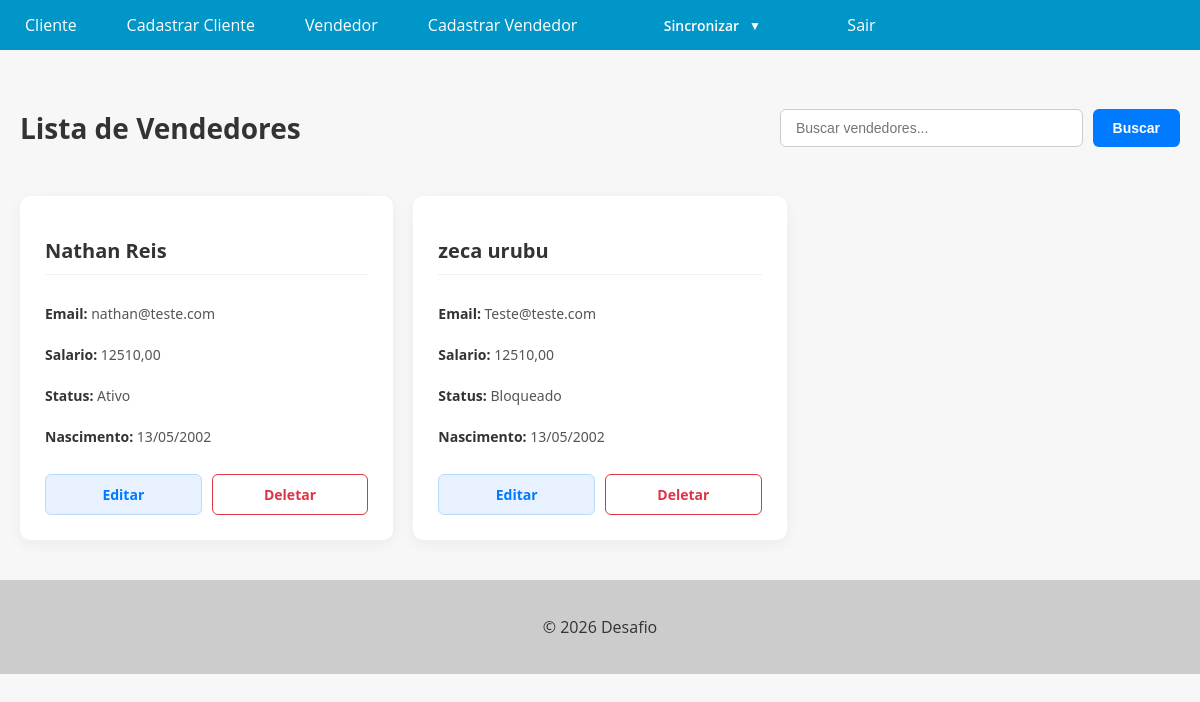
Before: /representative_list/ (signed in) with the older database file.
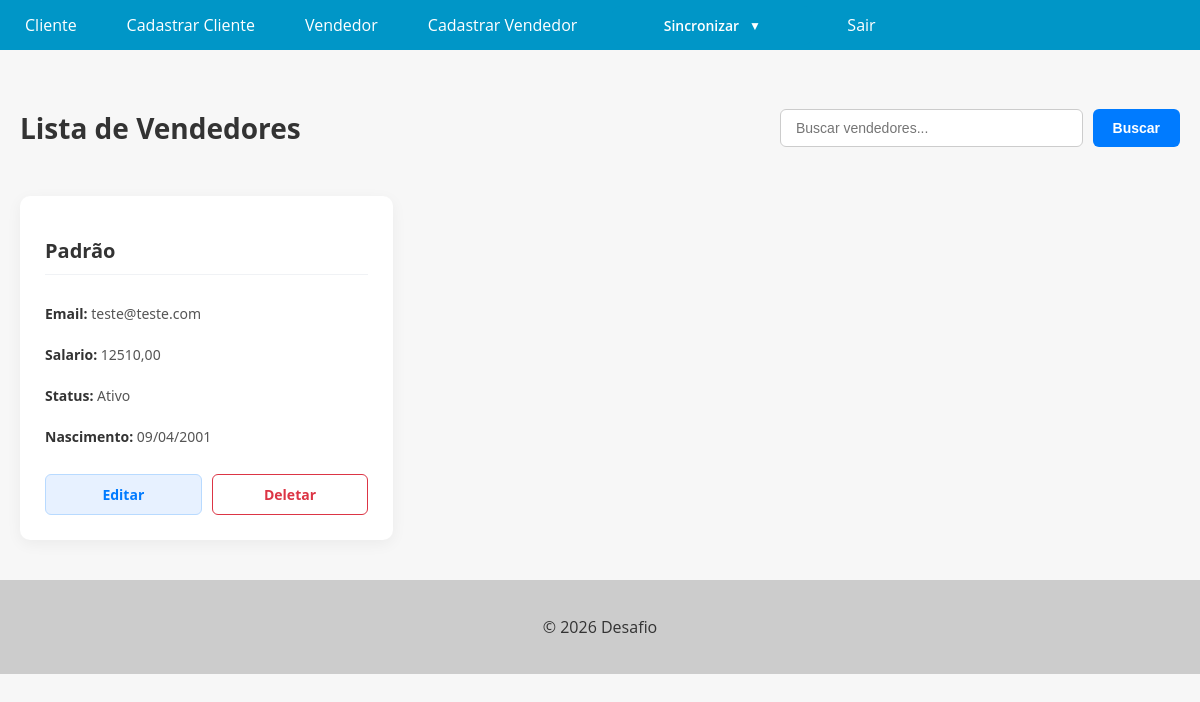
After: the same page with the newer database file.
### vendedores/models.py (models this page shows, shortened)
class Representative(models.Model):
    id = models.AutoField(primary_key=True)
    name = models.CharField(max_length=100,verbose_name='Nome')
    birth = models.DateField(blank=True,null= True,verbose_name='Nascimento')
    email = models.EmailField(max_length=254,verbose_name='E-mail')
    salary = models.DecimalField(max_digits=10, decimal_places=2,verbose_name='Salario')
    activate = models.BooleanField(blank=False,null= False,verbose_name='Status')

### vendedores/views.py (the view)
# urls.py: path('representative_list/', RepresentativeListView.as_view(), name='representative_list'),
@method_decorator(login_required(login_url='login'),name='dispatch')
class RepresentativeListView(ListView):
    model = Representative
    template_name = 'representative_list.html'
    context_object_name = 'representative_list'
    def get_queryset(self):
        vendedor = super().get_queryset().order_by('name')
        search = self.request.GET.get('search')
        if search:
            vendedor = vendedor.filter(name__icontains=search)
        return vendedor

### vendedores/templates/representative_list.html (shortened to what this page needs)
{% extends "base.html" %}
{% block content %}
<div class="list-wrapper">
    <div class="list-header">
        <h1>Lista de Vendedores</h1>
        <form method="GET" action="{% url 'representative_list' %}" class="search-form">
            <input type="text" name="search" placeholder="Buscar vendedores..." value="{{ request.GET.search }}">
            <button type="submit">Buscar</button>
        </form>
    </div>
    {% if representative_list %}
        <div class="cards-grid">
            {% for representative in representative_list %}
                <div class="representative-card">
                    <h2>{{ representative.name }}</h2>
                    <p><strong>Email:</strong> {{ representative.email }}</p>
                    <p><strong>Salario:</strong> {{ representative.salary }}</p>
                    {% if representative.activate %}
                      <p><strong>Status:</strong> Ativo </p>
                    {% else %}
                      <p><strong>Status:</strong> Bloqueado </p>
                    {% endif %}
                    <p><strong>Nascimento:</strong> {{ representative.birth|date:"d/m/Y" }}</p>
                    <div class="buttons-container">
                        <a href="{% url 'representative_update' representative.pk %}" class="btn-edit">Editar</a>
                        <a href="{% url 'representative_delete' representative.pk %}" class="btn-delete">Deletar</a>
                    </div>
                </div>
            {% endfor %}
        </div>
    {% else %}
        <p class="no-results">Nenhum representative encontrado.</p>
    {% endif %}
</div>
{% endblock %}

### core/templates/base.html (shortened to what this page needs)
<!DOCTYPE html>
<html lang="en">
<head>
</head>
<body>
  <header>
    <nav>
      <ul>
        {% if user.is_authenticated %}
          <li><a href="{% url 'client_list' %}">Cliente</a></li>
          <li><a href="{% url 'client_new' %}">Cadastrar Cliente</a></li>
          <li><a href="{% url 'representative_list' %}">Vendedor</a></li>
          <li><a href="{% url 'representative_new' %}">Cadastrar Vendedor</a></li>
          <div class="options-container">
            <label for="toggle-options" class="options-header">
              <span class="title">Sincronizar</span>
              <span class="arrow">▼</span>
            </label>
          </div>
          <li><a href="{% url 'logout' %}">Sair</a></li>
        {% endif %}
      </ul>
    </nav>
  </header>
  <main>
    {% block content %}
    {% endblock %}
  </main>
  <footer>
    <p>&copy; 2026 Desafio</p>
  </footer>
</body>
</html>

### vendedores/templates/representative_list.html (style rules this page uses)
.list-wrapper { max-width: 1200px; margin: 0 auto; padding: 40px 20px; font-family: 'Segoe UI', Tahoma, Geneva, Verdana, sans-serif; }
.list-header { display: flex; justify-content: space-between; align-items: center; margin-bottom: 30px; flex-wrap: wrap; gap: 20px; }
.list-header h1 { color: #333333; font-size: 28px; }
.search-form { display: flex; gap: 10px; width: 100%; max-width: 400px; }
.search-form input { flex: 1; padding: 10px 15px; border: 1px solid #cccccc; border-radius: 6px; font-size: 14px; outline: none; transition: border-color 0.3s; }
.search-form button { padding: 10px 20px; background-color: #007bff; color: #ffffff; border: none; border-radius: 6px; font-size: 14px; font-weight: bold; cursor: pointer; transition: background-color 0.3s; }
.cards-grid { display: grid; grid-template-columns: repeat(auto-fill, minmax(300px, 1fr)); gap: 20px; }
.representative-card { background-color: #ffffff; padding: 25px; border-radius: 10px; box-shadow: 0 4px 15px rgba(0, 0, 0, 0.05); transition: transform 0.2s, box-shadow 0.2s; display: flex; flex-direction: column; }
.representative-card h2 { color: #333333; font-size: 20px; margin-bottom: 15px; border-bottom: 1px solid #f0f2f5; padding-bottom: 10px; }
.representative-card p { color: #555555; font-size: 14px; margin-bottom: 8px; }
.representative-card strong { color: #333333; font-weight: 600; }
.buttons-container { display: flex; gap: 10px; margin-top: auto; padding-top: 20px; }
.buttons-container a { flex: 1; text-align: center; padding: 10px; text-decoration: none; border-radius: 6px; font-size: 14px; font-weight: bold; transition: all 0.3s; }
.btn-edit { background-color: #e7f1ff; color: #007bff; border: 1px solid #b8daff; }
.btn-delete { background-color: #ffffff; color: #dc3545; border: 1px solid #dc3545; }

Changed rows visible on the page:
removed Representative: name "zeca urubu", email "Teste@teste.com", salary "12510,00", shows "Status:", activate "Bloqueado", birth "13/05/2002"
changed Representative: name "Nathan Reis" → "Padrão"; email "nathan@teste.com" → "teste@teste.com"; birth "13/05/2002" → "09/04/2001"
